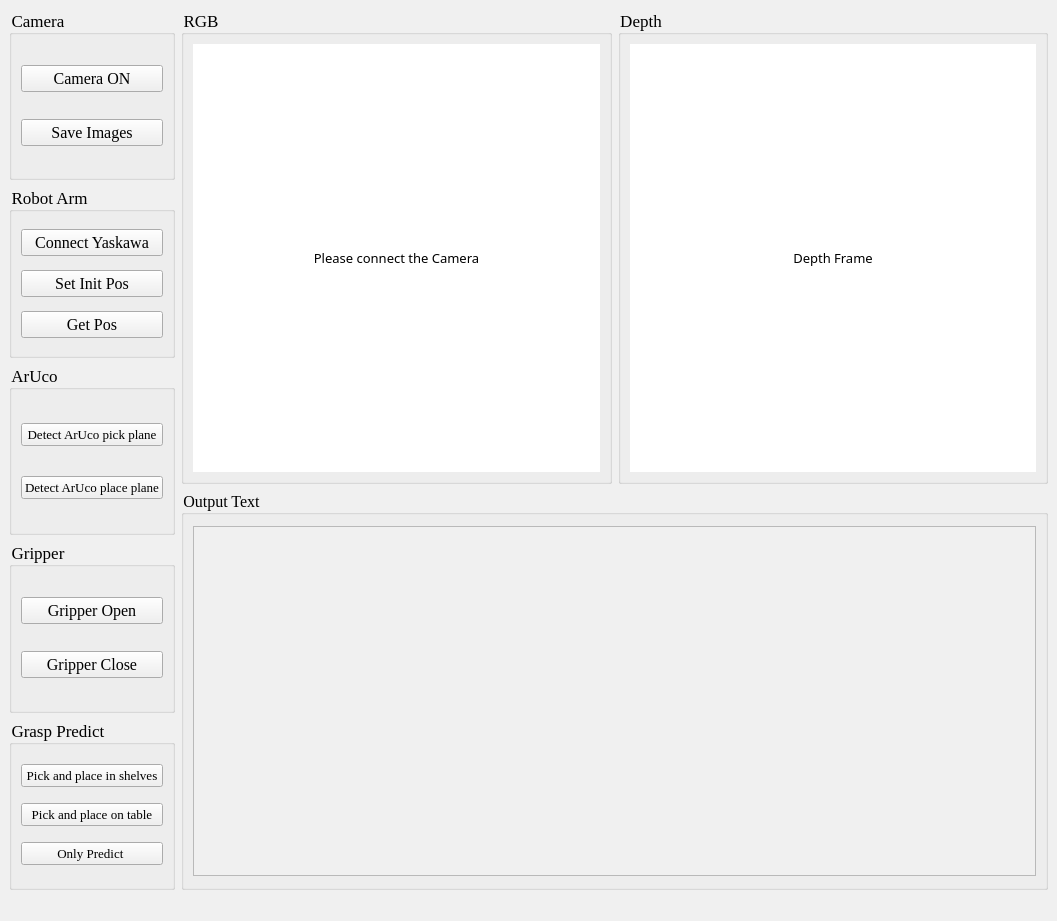
<?xml version="1.0" encoding="UTF-8"?>
<ui version="4.0">
 <class>MainWindow</class>
 <widget class="QMainWindow" name="MainWindow">
  <property name="windowModality">
   <enum>Qt::WindowModal</enum>
  </property>
  <property name="geometry">
   <rect>
    <x>0</x>
    <y>0</y>
    <width>1057</width>
    <height>921</height>
   </rect>
  </property>
  <property name="minimumSize">
   <size>
    <width>830</width>
    <height>586</height>
   </size>
  </property>
  <property name="font">
   <font>
    <family>Adobe Devanagari</family>
    <pointsize>10</pointsize>
   </font>
  </property>
  <property name="windowTitle">
   <string>MainWindow</string>
  </property>
  <property name="accessibleName">
   <string/>
  </property>
  <property name="styleSheet">
   <string notr="true">background:rgb(240, 240, 240)</string>
  </property>
  <property name="inputMethodHints">
   <set>Qt::ImhNone</set>
  </property>
  <widget class="QWidget" name="centralwidget">
   <property name="enabled">
    <bool>true</bool>
   </property>
   <property name="minimumSize">
    <size>
     <width>830</width>
     <height>564</height>
    </size>
   </property>
   <layout class="QHBoxLayout" name="horizontalLayout_2">
    <item>
     <layout class="QVBoxLayout" name="verticalLayout_6">
      <item>
       <widget class="QGroupBox" name="groupBox">
        <property name="font">
         <font>
          <family>Times New Roman</family>
          <pointsize>13</pointsize>
         </font>
        </property>
        <property name="title">
         <string>Camera</string>
        </property>
        <layout class="QVBoxLayout" name="verticalLayout_2">
         <item>
          <widget class="QPushButton" name="CameraOn">
           <property name="font">
            <font>
             <family>Times New Roman</family>
             <pointsize>12</pointsize>
            </font>
           </property>
           <property name="text">
            <string>Camera ON</string>
           </property>
          </widget>
         </item>
         <item>
          <widget class="QPushButton" name="SaveImages">
           <property name="font">
            <font>
             <family>Times New Roman</family>
             <pointsize>12</pointsize>
            </font>
           </property>
           <property name="text">
            <string>Save Images</string>
           </property>
          </widget>
         </item>
        </layout>
       </widget>
      </item>
      <item>
       <widget class="QGroupBox" name="groupBox_2">
        <property name="font">
         <font>
          <family>Times New Roman</family>
          <pointsize>13</pointsize>
         </font>
        </property>
        <property name="title">
         <string>Robot Arm</string>
        </property>
        <layout class="QVBoxLayout" name="verticalLayout_3">
         <item>
          <widget class="QPushButton" name="ConnectRobtoArm">
           <property name="font">
            <font>
             <family>Times New Roman</family>
             <pointsize>12</pointsize>
            </font>
           </property>
           <property name="text">
            <string>Connect Yaskawa</string>
           </property>
          </widget>
         </item>
         <item>
          <widget class="QPushButton" name="SetInitPos">
           <property name="font">
            <font>
             <family>Times New Roman</family>
             <pointsize>12</pointsize>
            </font>
           </property>
           <property name="text">
            <string>Set Init Pos</string>
           </property>
          </widget>
         </item>
         <item>
          <widget class="QPushButton" name="GetPos">
           <property name="font">
            <font>
             <family>Times New Roman</family>
             <pointsize>12</pointsize>
            </font>
           </property>
           <property name="text">
            <string>Get Pos</string>
           </property>
          </widget>
         </item>
        </layout>
       </widget>
      </item>
      <item>
       <widget class="QGroupBox" name="groupBox_9">
        <property name="font">
         <font>
          <family>Times New Roman</family>
          <pointsize>13</pointsize>
         </font>
        </property>
        <property name="title">
         <string>ArUco</string>
        </property>
        <layout class="QVBoxLayout" name="verticalLayout_5">
         <item>
          <widget class="QPushButton" name="DetectArUcoPickPlane">
           <property name="font">
            <font>
             <family>Liberation Serif</family>
             <pointsize>10</pointsize>
            </font>
           </property>
           <property name="text">
            <string>Detect ArUco pick plane</string>
           </property>
          </widget>
         </item>
         <item>
          <widget class="QPushButton" name="DetectArUcoPlacePlane">
           <property name="font">
            <font>
             <family>Liberation Serif</family>
             <pointsize>10</pointsize>
            </font>
           </property>
           <property name="text">
            <string>Detect ArUco place plane</string>
           </property>
          </widget>
         </item>
        </layout>
       </widget>
      </item>
      <item>
       <widget class="QGroupBox" name="groupBox_3">
        <property name="font">
         <font>
          <family>Times New Roman</family>
          <pointsize>13</pointsize>
         </font>
        </property>
        <property name="title">
         <string>Gripper</string>
        </property>
        <layout class="QVBoxLayout" name="verticalLayout_4">
         <item>
          <widget class="QPushButton" name="GripperOpen">
           <property name="font">
            <font>
             <family>Times New Roman</family>
             <pointsize>12</pointsize>
            </font>
           </property>
           <property name="text">
            <string>Gripper Open</string>
           </property>
          </widget>
         </item>
         <item>
          <widget class="QPushButton" name="GripperClose">
           <property name="font">
            <font>
             <family>Times New Roman</family>
             <pointsize>12</pointsize>
            </font>
           </property>
           <property name="text">
            <string>Gripper Close</string>
           </property>
          </widget>
         </item>
        </layout>
       </widget>
      </item>
      <item>
       <widget class="QGroupBox" name="groupBox_5">
        <property name="font">
         <font>
          <family>Times New Roman</family>
          <pointsize>13</pointsize>
         </font>
        </property>
        <property name="whatsThis">
         <string/>
        </property>
        <property name="title">
         <string>Grasp Predict</string>
        </property>
        <layout class="QVBoxLayout" name="verticalLayout">
         <item>
          <widget class="QPushButton" name="PickPlaceInFrame">
           <property name="font">
            <font>
             <family>Times New Roman</family>
             <pointsize>10</pointsize>
            </font>
           </property>
           <property name="text">
            <string>Pick and place in shelves</string>
           </property>
          </widget>
         </item>
         <item>
          <widget class="QPushButton" name="PickPlaceOntable">
           <property name="font">
            <font>
             <family>Times New Roman</family>
             <pointsize>10</pointsize>
            </font>
           </property>
           <property name="text">
            <string>Pick and place on table</string>
           </property>
          </widget>
         </item>
         <item>
          <widget class="QPushButton" name="PredictedNOpick">
           <property name="font">
            <font>
             <family>Times New Roman</family>
             <pointsize>10</pointsize>
            </font>
           </property>
           <property name="text">
            <string>Only Predict </string>
           </property>
          </widget>
         </item>
        </layout>
       </widget>
      </item>
     </layout>
    </item>
    <item>
     <layout class="QVBoxLayout" name="verticalLayout_10">
      <item>
       <layout class="QHBoxLayout" name="horizontalLayout" stretch="1,1">
        <item>
         <widget class="QGroupBox" name="groupBox_6">
          <property name="font">
           <font>
            <family>Times New Roman</family>
            <pointsize>13</pointsize>
           </font>
          </property>
          <property name="title">
           <string>RGB</string>
          </property>
          <layout class="QVBoxLayout" name="verticalLayout_7">
           <item>
            <widget class="QLabel" name="RGBFrame">
             <property name="minimumSize">
              <size>
               <width>0</width>
               <height>0</height>
              </size>
             </property>
             <property name="font">
              <font>
               <family>Sans Serif</family>
               <pointsize>10</pointsize>
              </font>
             </property>
             <property name="styleSheet">
              <string notr="true">background:rgb(255,255,255)</string>
             </property>
             <property name="text">
              <string>Please connect the Camera</string>
             </property>
             <property name="alignment">
              <set>Qt::AlignCenter</set>
             </property>
             <property name="margin">
              <number>0</number>
             </property>
            </widget>
           </item>
          </layout>
         </widget>
        </item>
        <item>
         <widget class="QGroupBox" name="groupBox_7">
          <property name="font">
           <font>
            <family>Times New Roman</family>
            <pointsize>13</pointsize>
           </font>
          </property>
          <property name="title">
           <string>Depth</string>
          </property>
          <layout class="QVBoxLayout" name="verticalLayout_8">
           <item>
            <widget class="QLabel" name="DepthFrame">
             <property name="minimumSize">
              <size>
               <width>0</width>
               <height>0</height>
              </size>
             </property>
             <property name="font">
              <font>
               <family>Sans Serif</family>
               <pointsize>10</pointsize>
              </font>
             </property>
             <property name="styleSheet">
              <string notr="true">background:rgb(255,255,255)</string>
             </property>
             <property name="text">
              <string>Depth Frame</string>
             </property>
             <property name="alignment">
              <set>Qt::AlignCenter</set>
             </property>
             <property name="margin">
              <number>0</number>
             </property>
            </widget>
           </item>
          </layout>
         </widget>
        </item>
       </layout>
      </item>
      <item>
       <widget class="QGroupBox" name="groupBox_8">
        <property name="maximumSize">
         <size>
          <width>16777215</width>
          <height>400</height>
         </size>
        </property>
        <property name="font">
         <font>
          <family>Times New Roman</family>
          <pointsize>12</pointsize>
         </font>
        </property>
        <property name="title">
         <string>Output Text</string>
        </property>
        <layout class="QVBoxLayout" name="verticalLayout_9">
         <property name="spacing">
          <number>6</number>
         </property>
         <item>
          <widget class="QTextEdit" name="OutPut">
           <property name="maximumSize">
            <size>
             <width>16777215</width>
             <height>350</height>
            </size>
           </property>
           <property name="font">
            <font>
             <pointsize>8</pointsize>
            </font>
           </property>
           <property name="html">
            <string>&lt;!DOCTYPE HTML PUBLIC &quot;-//W3C//DTD HTML 4.0//EN&quot; &quot;http://www.w3.org/TR/REC-html40/strict.dtd&quot;&gt;
&lt;html&gt;&lt;head&gt;&lt;meta name=&quot;qrichtext&quot; content=&quot;1&quot; /&gt;&lt;style type=&quot;text/css&quot;&gt;
p, li { white-space: pre-wrap; }
&lt;/style&gt;&lt;/head&gt;&lt;body style=&quot; font-family:'Ubuntu'; font-size:8pt; font-weight:400; font-style:normal;&quot;&gt;
&lt;p style=&quot;-qt-paragraph-type:empty; margin-top:0px; margin-bottom:0px; margin-left:0px; margin-right:0px; -qt-block-indent:0; text-indent:0px; font-family:'PMingLiU';&quot;&gt;&lt;br /&gt;&lt;/p&gt;&lt;/body&gt;&lt;/html&gt;</string>
           </property>
          </widget>
         </item>
        </layout>
       </widget>
      </item>
     </layout>
    </item>
   </layout>
  </widget>
  <widget class="QStatusBar" name="statusBar"/>
 </widget>
 <resources/>
 <connections/>
</ui>
